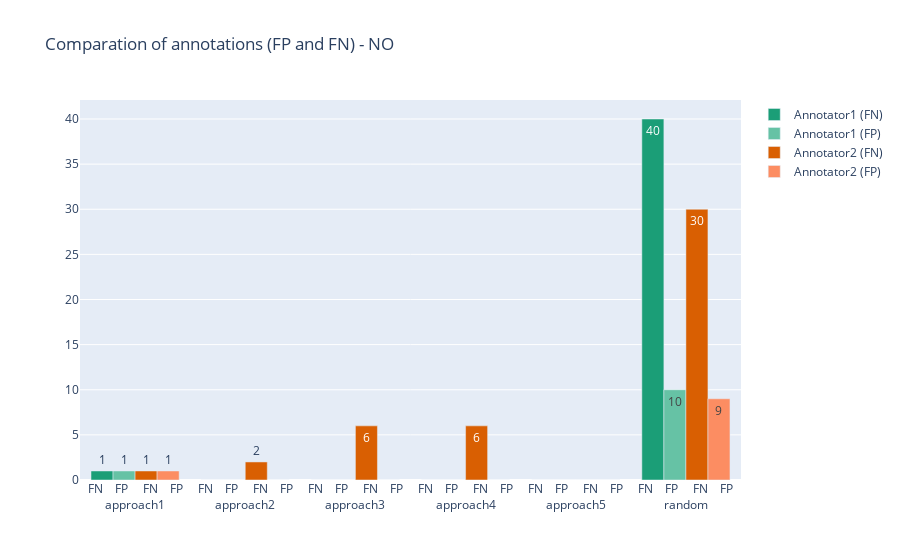
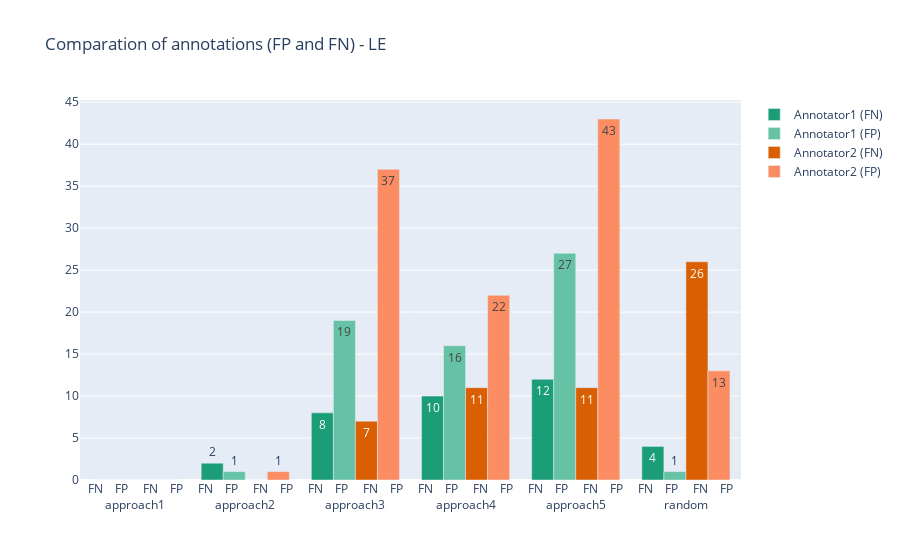
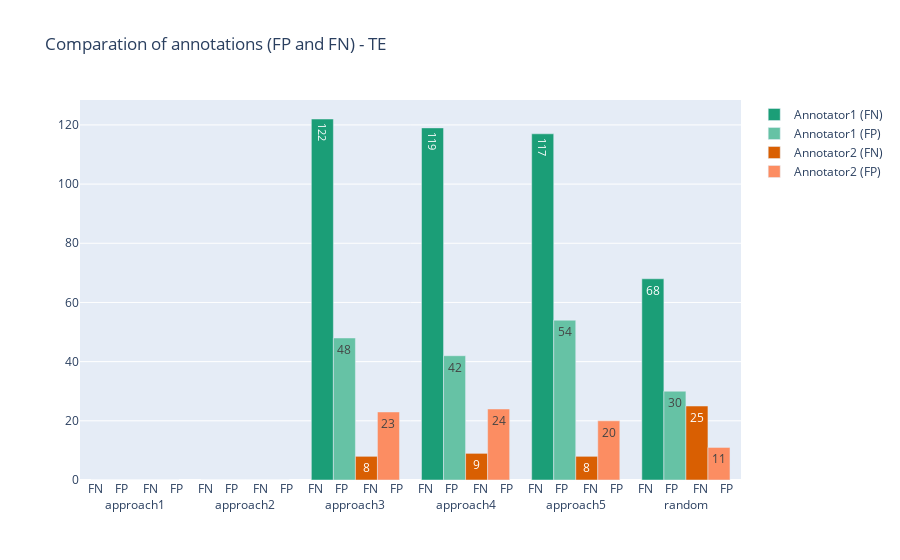

Notebook cell for these charts, in order:
### Code cell
approaches = df_ann1_summ["approach"].map(lambda x: "FN    FP     FN    FP</br></br>" + x[:-5])

fig1 = go.Figure(data=[
    go.Bar(name="Annotator1 (FN)", x=approaches, y=df_ann1_summ["FN_NO"], text=df_ann1_summ["FN_NO"], marker_color=px.colors.qualitative.Dark2[0]),
    go.Bar(name="Annotator1 (FP)", x=approaches, y=df_ann1_summ["FP_NO"], text=df_ann1_summ["FP_NO"], marker_color=px.colors.qualitative.Set2[0]),
    go.Bar(name="Annotator2 (FN)", x=approaches, y=df_ann2_summ["FN_NO"], text=df_ann2_summ["FN_NO"], marker_color=px.colors.qualitative.Dark2[1]),
    go.Bar(name="Annotator2 (FP)", x=approaches, y=df_ann2_summ["FP_NO"], text=df_ann2_summ["FP_NO"], marker_color=px.colors.qualitative.Set2[1]),
])
fig1.update_layout(title_text='Comparation of annotations (FP and FN) - NO', barmode="group")
fig1.update_xaxes(tickvals=[0,1,2,3,4,5],ticktext=approaches)

fig2 = go.Figure(data=[
    go.Bar(name="Annotator1 (FN)", x=approaches, y=df_ann1_summ["FN_LE"], text=df_ann1_summ["FN_LE"], marker_color=px.colors.qualitative.Dark2[0]),
    go.Bar(name="Annotator1 (FP)", x=approaches, y=df_ann1_summ["FP_LE"], text=df_ann1_summ["FP_LE"], marker_color=px.colors.qualitative.Set2[0]),
    go.Bar(name="Annotator2 (FN)", x=approaches, y=df_ann2_summ["FN_LE"], text=df_ann2_summ["FN_LE"], marker_color=px.colors.qualitative.Dark2[1]),
    go.Bar(name="Annotator2 (FP)", x=approaches, y=df_ann2_summ["FP_LE"], text=df_ann2_summ["FP_LE"], marker_color=px.colors.qualitative.Set2[1]),
])
fig2.update_layout(title_text='Comparation of annotations (FP and FN) - LE', barmode="group")
fig2.update_xaxes(tickvals=[0,1,2,3,4,5],ticktext=approaches)

fig3 = go.Figure(data=[
    go.Bar(name="Annotator1 (FN)", x=approaches, y=df_ann1_summ["FN_TE"], text=df_ann1_summ["FN_TE"], marker_color=px.colors.qualitative.Dark2[0]),
    go.Bar(name="Annotator1 (FP)", x=approaches, y=df_ann1_summ["FP_TE"], text=df_ann1_summ["FP_TE"], marker_color=px.colors.qualitative.Set2[0]),
    go.Bar(name="Annotator2 (FN)", x=approaches, y=df_ann2_summ["FN_TE"], text=df_ann2_summ["FN_TE"], marker_color=px.colors.qualitative.Dark2[1]),
    go.Bar(name="Annotator2 (FP)", x=approaches, y=df_ann2_summ["FP_TE"], text=df_ann2_summ["FP_TE"], marker_color=px.colors.qualitative.Set2[1]),
])
fig3.update_layout(title_text='Comparation of annotations (FP and FN) - TE', barmode="group")
fig3.update_xaxes(tickvals=[0,1,2,3,4,5],ticktext=approaches)

fig1.show()
fig2.show()
fig3.show()

### Figure 1 — Plotly figure (JSON) as saved in the notebook; plotly's stock layout.template omitted (floating-point values rounded to 4 significant figures)
{"data": [{"marker": {"color": "rgb(27,158,119)"}, "name": "Annotator1 (FN)", "text": [1, 0, 0, 0, 0, 40], "type": "bar", "x": ["FN    FP     FN    FP</br></br>approach1", "FN    FP     FN    FP</br></br>approach2", "FN    FP     FN    FP</br></br>approach3", "FN    FP     FN    FP</br></br>approach4", "FN    FP     FN    FP</br></br>approach5", "FN    FP     FN    FP</br></br>random"], "y": [1, 0, 0, 0, 0, 40]}, {"marker": {"color": "rgb(102,194,165)"}, "name": "Annotator1 (FP)", "text": [1, 0, 0, 0, 0, 10], "type": "bar", "x": ["FN    FP     FN    FP</br></br>approach1", "FN    FP     FN    FP</br></br>approach2", "FN    FP     FN    FP</br></br>approach3", "FN    FP     FN    FP</br></br>approach4", "FN    FP     FN    FP</br></br>approach5", "FN    FP     FN    FP</br></br>random"], "y": [1, 0, 0, 0, 0, 10]}, {"marker": {"color": "rgb(217,95,2)"}, "name": "Annotator2 (FN)", "text": [1, 2, 6, 6, 0, 30], "type": "bar", "x": ["FN    FP     FN    FP</br></br>approach1", "FN    FP     FN    FP</br></br>approach2", "FN    FP     FN    FP</br></br>approach3", "FN    FP     FN    FP</br></br>approach4", "FN    FP     FN    FP</br></br>approach5", "FN    FP     FN    FP</br></br>random"], "y": [1, 2, 6, 6, 0, 30]}, {"marker": {"color": "rgb(252,141,98)"}, "name": "Annotator2 (FP)", "text": [1, 0, 0, 0, 0, 9], "type": "bar", "x": ["FN    FP     FN    FP</br></br>approach1", "FN    FP     FN    FP</br></br>approach2", "FN    FP     FN    FP</br></br>approach3", "FN    FP     FN    FP</br></br>approach4", "FN    FP     FN    FP</br></br>approach5", "FN    FP     FN    FP</br></br>random"], "y": [1, 0, 0, 0, 0, 9]}], "layout": {"barmode": "group", "title": {"text": "Comparation of annotations (FP and FN) - NO"}, "xaxis": {"ticktext": ["FN    FP     FN    FP</br></br>approach1", "FN    FP     FN    FP</br></br>approach2", "FN    FP     FN    FP</br></br>approach3", "FN    FP     FN    FP</br></br>approach4", "FN    FP     FN    FP</br></br>approach5", "FN    FP     FN    FP</br></br>random"], "tickvals": [0, 1, 2, 3, 4, 5]}}}

### Figure 2 — Plotly figure (JSON) as saved in the notebook; plotly's stock layout.template omitted (floating-point values rounded to 4 significant figures)
{"data": [{"marker": {"color": "rgb(27,158,119)"}, "name": "Annotator1 (FN)", "text": [0, 2, 8, 10, 12, 4], "type": "bar", "x": ["FN    FP     FN    FP</br></br>approach1", "FN    FP     FN    FP</br></br>approach2", "FN    FP     FN    FP</br></br>approach3", "FN    FP     FN    FP</br></br>approach4", "FN    FP     FN    FP</br></br>approach5", "FN    FP     FN    FP</br></br>random"], "y": [0, 2, 8, 10, 12, 4]}, {"marker": {"color": "rgb(102,194,165)"}, "name": "Annotator1 (FP)", "text": [0, 1, 19, 16, 27, 1], "type": "bar", "x": ["FN    FP     FN    FP</br></br>approach1", "FN    FP     FN    FP</br></br>approach2", "FN    FP     FN    FP</br></br>approach3", "FN    FP     FN    FP</br></br>approach4", "FN    FP     FN    FP</br></br>approach5", "FN    FP     FN    FP</br></br>random"], "y": [0, 1, 19, 16, 27, 1]}, {"marker": {"color": "rgb(217,95,2)"}, "name": "Annotator2 (FN)", "text": [0, 0, 7, 11, 11, 26], "type": "bar", "x": ["FN    FP     FN    FP</br></br>approach1", "FN    FP     FN    FP</br></br>approach2", "FN    FP     FN    FP</br></br>approach3", "FN    FP     FN    FP</br></br>approach4", "FN    FP     FN    FP</br></br>approach5", "FN    FP     FN    FP</br></br>random"], "y": [0, 0, 7, 11, 11, 26]}, {"marker": {"color": "rgb(252,141,98)"}, "name": "Annotator2 (FP)", "text": [0, 1, 37, 22, 43, 13], "type": "bar", "x": ["FN    FP     FN    FP</br></br>approach1", "FN    FP     FN    FP</br></br>approach2", "FN    FP     FN    FP</br></br>approach3", "FN    FP     FN    FP</br></br>approach4", "FN    FP     FN    FP</br></br>approach5", "FN    FP     FN    FP</br></br>random"], "y": [0, 1, 37, 22, 43, 13]}], "layout": {"barmode": "group", "title": {"text": "Comparation of annotations (FP and FN) - LE"}, "xaxis": {"ticktext": ["FN    FP     FN    FP</br></br>approach1", "FN    FP     FN    FP</br></br>approach2", "FN    FP     FN    FP</br></br>approach3", "FN    FP     FN    FP</br></br>approach4", "FN    FP     FN    FP</br></br>approach5", "FN    FP     FN    FP</br></br>random"], "tickvals": [0, 1, 2, 3, 4, 5]}}}

### Figure 3 — Plotly figure (JSON) as saved in the notebook; plotly's stock layout.template omitted (floating-point values rounded to 4 significant figures)
{"data": [{"marker": {"color": "rgb(27,158,119)"}, "name": "Annotator1 (FN)", "text": [0, 0, 122, 119, 117, 68], "type": "bar", "x": ["FN    FP     FN    FP</br></br>approach1", "FN    FP     FN    FP</br></br>approach2", "FN    FP     FN    FP</br></br>approach3", "FN    FP     FN    FP</br></br>approach4", "FN    FP     FN    FP</br></br>approach5", "FN    FP     FN    FP</br></br>random"], "y": [0, 0, 122, 119, 117, 68]}, {"marker": {"color": "rgb(102,194,165)"}, "name": "Annotator1 (FP)", "text": [0, 0, 48, 42, 54, 30], "type": "bar", "x": ["FN    FP     FN    FP</br></br>approach1", "FN    FP     FN    FP</br></br>approach2", "FN    FP     FN    FP</br></br>approach3", "FN    FP     FN    FP</br></br>approach4", "FN    FP     FN    FP</br></br>approach5", "FN    FP     FN    FP</br></br>random"], "y": [0, 0, 48, 42, 54, 30]}, {"marker": {"color": "rgb(217,95,2)"}, "name": "Annotator2 (FN)", "text": [0, 0, 8, 9, 8, 25], "type": "bar", "x": ["FN    FP     FN    FP</br></br>approach1", "FN    FP     FN    FP</br></br>approach2", "FN    FP     FN    FP</br></br>approach3", "FN    FP     FN    FP</br></br>approach4", "FN    FP     FN    FP</br></br>approach5", "FN    FP     FN    FP</br></br>random"], "y": [0, 0, 8, 9, 8, 25]}, {"marker": {"color": "rgb(252,141,98)"}, "name": "Annotator2 (FP)", "text": [0, 0, 23, 24, 20, 11], "type": "bar", "x": ["FN    FP     FN    FP</br></br>approach1", "FN    FP     FN    FP</br></br>approach2", "FN    FP     FN    FP</br></br>approach3", "FN    FP     FN    FP</br></br>approach4", "FN    FP     FN    FP</br></br>approach5", "FN    FP     FN    FP</br></br>random"], "y": [0, 0, 23, 24, 20, 11]}], "layout": {"barmode": "group", "title": {"text": "Comparation of annotations (FP and FN) - TE"}, "xaxis": {"ticktext": ["FN    FP     FN    FP</br></br>approach1", "FN    FP     FN    FP</br></br>approach2", "FN    FP     FN    FP</br></br>approach3", "FN    FP     FN    FP</br></br>approach4", "FN    FP     FN    FP</br></br>approach5", "FN    FP     FN    FP</br></br>random"], "tickvals": [0, 1, 2, 3, 4, 5]}}}
